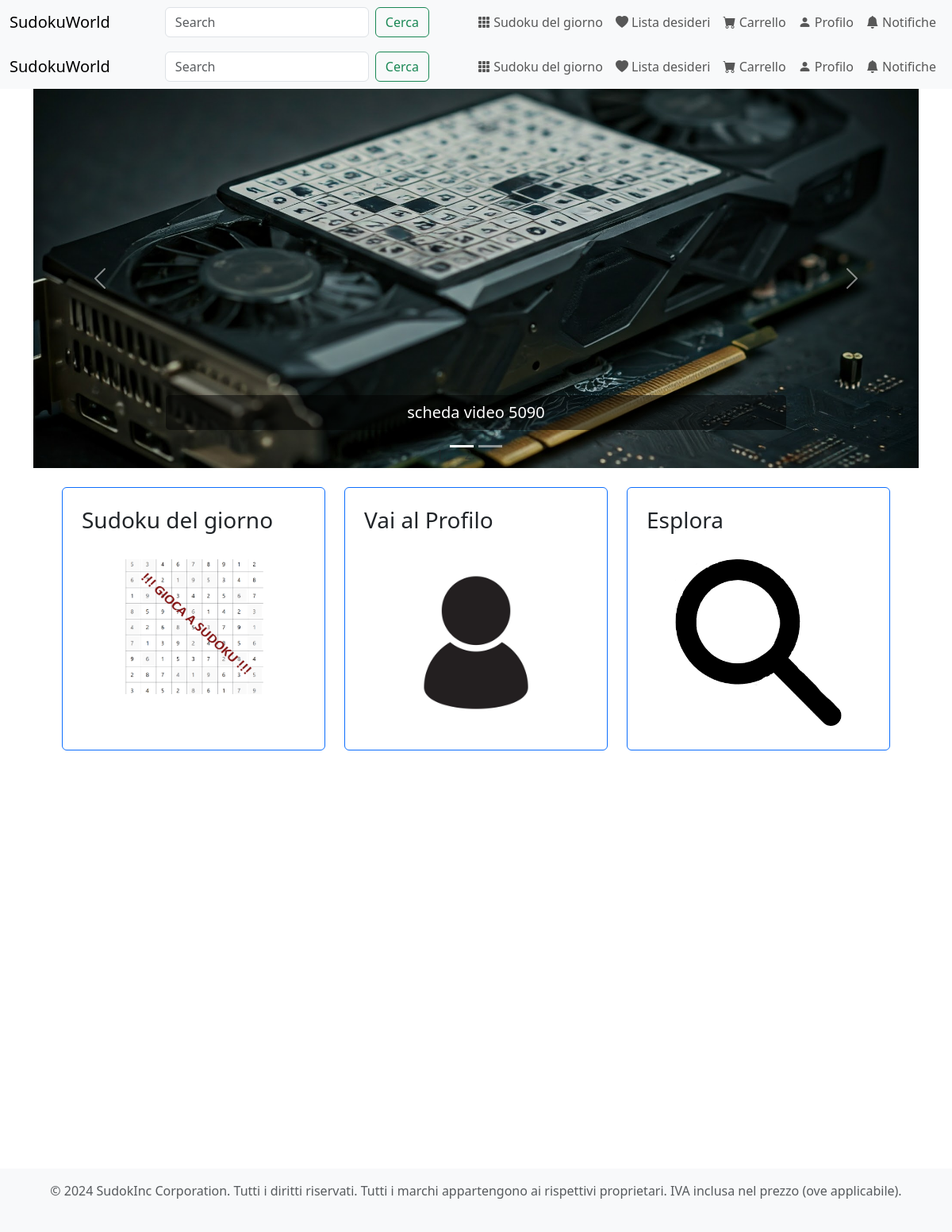
The page / on the database its author committed.
### tables this page shows
create table PRODUCT (
    id_product int not null auto_increment,
    name varchar(128) not null,
    description varchar(1024) not null,
    price int not null,
    image varchar(128) not null,
    discount int not null,
    availability int not null,
    removed char not null,
    email varchar(64) not null,
    category_tag varchar(32) not null,
    constraint ID_PRODUCT_ID primary key (id_product)
);

### index.php (called while the page is built)
<?php
require_once 'includes/header.php';
include 'pages/home.php';
require_once 'includes/footer.php';

### classes/Product.php (called while the page is built, shortened)
<?php
class Product
{
    private $id;
    private $name;
    private $img;
    public function __construct($id_product, $name, $price, $description, $image, $email, $category_tag, $discount, $availability, $removed = 0)
    {
        $this->id = $id_product;
        $this->name = $name;
        $this->img = $image;
    }
    public function getId()
    {
        return $this->id;
    }
    public function getName()
    {
        return $this->name;
    }
    public function getImg()
    {
        return $this->img;
    }
}

### database/Database.php (called while the page is built, shortened)
<?php
class Database
{
    private $db;
    public function __construct($servername, $username, $password, $dbname, $port)
    {
        $this->db = new mysqli($servername, $username, $password, $dbname, $port);
    }
    public function query($query, $param_types, ...$params)
    {
        $stmt = $this->db->prepare($query);
        if ($param_types !== '') {
            $stmt->bind_param($param_types, ...$params);
        }
        $stmt->execute();
        return $stmt->get_result()->fetch_all(MYSQLI_ASSOC);
    }
    public function getProduct($id)
    {
        $query = "SELECT * FROM PRODUCT p WHERE id_product = ?";
        return $this->query($query, 'i', $id);
    }
    public function getMostSoldProducts()
    {
        $query = "SELECT id_product FROM ORDERS_ITEM GROUP BY id_product ORDER BY COUNT(id_product) DESC LIMIT 3";
        return $this->query($query, '');
    }
}

### includes/bootstrap.php (called while the page is built, shortened)
<?php
require_once("../database/Database.php");
$db = new Database("db", "root", "example", "SUDOKUWORLD", 3306);

### pages/home.php (the view, shortened to what this page needs)
<?php
include_once("../includes/bootstrap.php");
include_once("../includes/functions.php");
require_once("../classes/Product.php");
$bestSellers = [];
$bestSellersId = $db->getMostSoldProducts();
foreach ($bestSellersId as $key => $value) {
    $productData = $db->getProduct($value['id_product'])[0];
    $prod = new Product(...$productData);
    array_push($bestSellers, $prod);
}
$specialProducts = [];
$specialProductsId = [4, 5];
foreach ($specialProductsId as $key => $value) {
    $productData = $db->getProduct($value)[0];
    $prod = new Product(...$productData);
    array_push($specialProducts, $prod);
}
?>
<?php
include '../includes/header.php';
?>
<main>
    <div class="container">
        <div id="specialProductsCarousel" class="carousel slide" data-bs-ride="carousel">
            <ol class="carousel-indicators">
                <?php
                foreach ($specialProducts as $key => $product):
                ?>
                    <li data-bs-target="#specialProductsCarousel" data-bs-slide-to="<?= $key ?>" <?php if ($key == 0) echo ('class="active"') ?>></li>
                <?php endforeach; ?>
            </ol>
            <div class="carousel-inner">
                <?php
                foreach ($specialProducts as $key => $product):
                ?>
                    <div class="carousel-item <?php if ($key == 0) echo ('active') ?>">
                        <a href="product.php?id=<?= $product->getId() ?>"><img src="<?= htmlspecialchars($product->getImg()) ?>" class="d-block w-100" alt="First slide"
                                style="aspect-ratio: 21 / 9; object-fit: cover; object-position: center center; overflow: hidden;"></a>
                        <div class="carousel-caption d-none d-md-block">
                            <h5 style="color: white; background-color: rgba(0, 0, 0, 0.5); padding: 10px; border-radius: 5px; text-shadow: 2px 2px 4px rgba(0, 0, 0, 0.7);"><?= htmlspecialchars($product->getName()) ?></h5>
                        </div>
                    </div>
                <?php endforeach; ?>
            </div>
            <a class="carousel-control-prev" href="#specialProductsCarousel" role="button" data-bs-slide="prev">
                <span class="carousel-control-prev-icon" aria-hidden="true"></span>
            </a>
            <a class="carousel-control-next" href="#specialProductsCarousel" role="button" data-bs-slide="next">
                <span class="carousel-control-next-icon" aria-hidden="true"></span>
            </a>
        </div>
        <div class="row m-4 equal-container">
            <div class="col-lg-4 mb-4">
                <div class="container border border-primary p-4 rounded h-100" style="aspect-ratio: 1;">
                    <figure>
                        <figcaption>
                            <h3> Sudoku del giorno</h3>
                        </figcaption>
                        <a href="/pages/sudoku.php">
                            <img src="/uploads/SudokuExample.png" class="img-fluid mx-auto p-4 w-100" alt="">
                        </a>
                    </figure>
                </div>
            </div>
            <div class="col-lg-4 mb-4">
                <div class="container border border-primary p-4 rounded h-100" style="aspect-ratio: 1;">
                    <h3>Vai al Profilo</h3>
                    <div class="container">
                        <a href="/pages/profile.php">
                            <img src="/uploads/Profile.jpg" class="img-fluid w-100 p-4" alt="" style="max-height: 100%;">
                        </a>
                    </div>
                </div>
            </div>
            <div class="col-lg-4 mb-4">
                <div class="container border border-primary p-4 rounded h-100" style="aspect-ratio: 1;">
                    <h3>Esplora</h3>
                    <div class="container">
                        <a href="/pages/search.php">
                            <img src="/uploads/Esplora.png" class="img-fluid w-100 p-4 bg-white" alt="" style="max-height: 100%;">
                        </a>
                    </div>
                </div>
            </div>
        </div>
        <div id="bestSellersCarousel" class="carousel slide mt-4" data-bs-ride="carousel">
            <div class="carousel-inner">
                <?php
                foreach ($bestSellers as $key => $product):
                ?>
                    <div class="carousel-item <?php if ($key == 0) echo ('active') ?>">
                        <a href="product.php?id=<?= $product->getId() ?>"><img src="<?= htmlspecialchars($product->getImg()) ?>" class="d-block w-100" alt="First slide"
                                style="aspect-ratio: 21 / 9; object-fit: cover; object-position: center center; overflow: hidden;"></a>
                        <div class="carousel-caption d-none d-md-block">
                            <h5 style="color: white; background-color: rgba(0, 0, 0, 0.5); padding: 10px; border-radius: 5px; text-shadow: 2px 2px 4px rgba(0, 0, 0, 0.7);"><?= htmlspecialchars($product->getName()) ?></h5>
                        </div>
                    </div>
                <?php endforeach; ?>
            </div>
            <a class="carousel-control-prev" href="#bestSellersCarousel" role="button" data-bs-slide="prev">
                <span class="carousel-control-prev-icon" aria-hidden="true"></span>
            </a>
            <a class="carousel-control-next" href="#bestSellersCarousel" role="button" data-bs-slide="next">
                <span class="carousel-control-next-icon" aria-hidden="true"></span>
            </a>
        </div>
    </div>
</main>
<?php
include '../includes/footer.php';
?>

### assets/css/style.css (style rules this page uses)
main { min-height: 100vh; display: flex; flex-direction: column; }

### rows shown on the page
product: image (picture), name "scheda video 5090"
product: image (picture)
